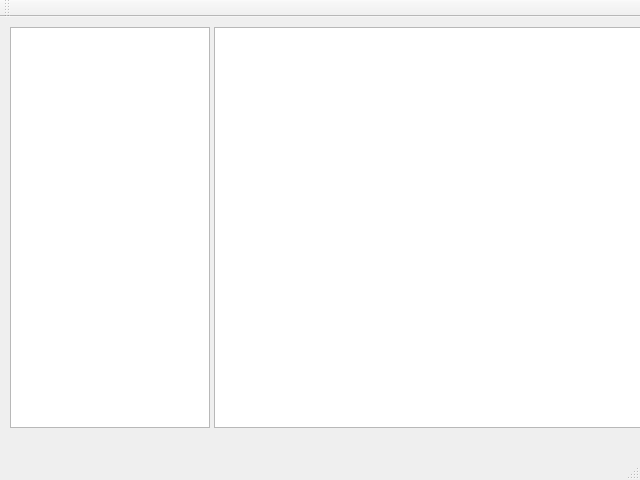
<?xml version="1.0" encoding="UTF-8"?>
<ui version="4.0">
 <class>MainWindow</class>
 <widget class="QMainWindow" name="MainWindow">
  <property name="geometry">
   <rect>
    <x>0</x>
    <y>0</y>
    <width>640</width>
    <height>480</height>
   </rect>
  </property>
  <property name="windowTitle">
   <string>MainWindow</string>
  </property>
  <widget class="QWidget" name="centralwidget">
   <widget class="QWidget" name="horizontalLayoutWidget">
    <property name="geometry">
     <rect>
      <x>10</x>
      <y>10</y>
      <width>631</width>
      <height>401</height>
     </rect>
    </property>
    <layout class="QHBoxLayout" name="horizontalLayout" stretch="1,4">
     <property name="spacing">
      <number>4</number>
     </property>
     <item>
      <widget class="QTreeView" name="treeView">
       <property name="minimumSize">
        <size>
         <width>200</width>
         <height>0</height>
        </size>
       </property>
      </widget>
     </item>
     <item>
      <widget class="QTextBrowser" name="textBrowser">
       <property name="enabled">
        <bool>true</bool>
       </property>
      </widget>
     </item>
    </layout>
   </widget>
  </widget>
  <widget class="QMenuBar" name="menubar">
   <property name="geometry">
    <rect>
     <x>0</x>
     <y>0</y>
     <width>640</width>
     <height>22</height>
    </rect>
   </property>
  </widget>
  <widget class="QStatusBar" name="statusbar"/>
  <widget class="QToolBar" name="toolBar">
   <property name="windowTitle">
    <string>toolBar</string>
   </property>
   <attribute name="toolBarArea">
    <enum>TopToolBarArea</enum>
   </attribute>
   <attribute name="toolBarBreak">
    <bool>false</bool>
   </attribute>
  </widget>
 </widget>
 <resources/>
 <connections/>
</ui>
